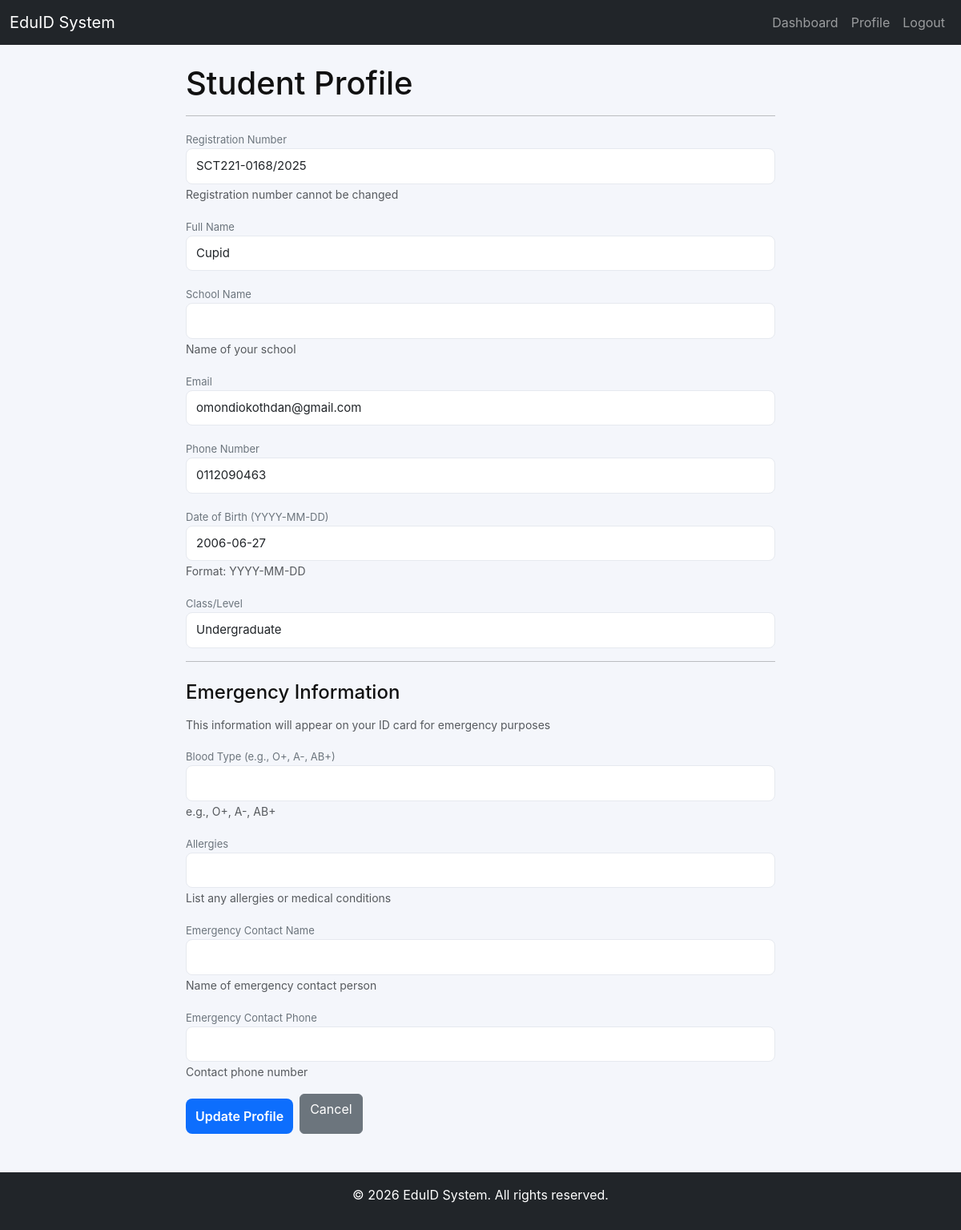
The app's page /student/profile (signed in) with its own data.
### app/models/student.py (models this page shows)
class Student(db.Model):
    id = db.Column(db.Integer, primary_key=True)
    user_id = db.Column(db.Integer, db.ForeignKey('user.id'), nullable=False, unique=True)
    reg_no = db.Column(db.String(30), unique=True, nullable=False)
    full_name = db.Column(db.String(120), nullable=False)
    school_name = db.Column(db.String(200))  # School name
    email = db.Column(db.String(120))
    phone = db.Column(db.String(20))
    date_of_birth = db.Column(db.Date)
    class_level = db.Column(db.String(50))
    photo = db.Column(db.String(200))
    blood_type = db.Column(db.String(10))  # e.g., O+, A-, AB+
    allergies = db.Column(db.String(200))
    emergency_contact_name = db.Column(db.String(120))
    emergency_contact_phone = db.Column(db.String(20))
    school_ids = db.relationship('SchoolID', backref='student', lazy=True, cascade='all, delete-orphan')
    created_at = db.Column(db.DateTime, default=datetime.utcnow)
    updated_at = db.Column(db.DateTime, default=datetime.utcnow, onupdate=datetime.utcnow)

### app/routes/student.py (the view)
@student_bp.route("/profile", methods=['GET', 'POST'])
@login_required
@student_required
def profile():
    student = Student.query.filter_by(user_id=current_user.id).first()
    if not student:
        flash('Student profile not found', 'danger')
        return redirect(url_for('student.dashboard'))
    form = StudentProfileForm()
    if form.validate_on_submit():
        student.reg_no = form.reg_no.data
        student.full_name = form.full_name.data
        student.school_name = form.school_name.data
        student.email = form.email.data
        student.phone = form.phone.data
        student.class_level = form.class_level.data
        student.blood_type = form.blood_type.data
        student.allergies = form.allergies.data
        student.emergency_contact_name = form.emergency_contact_name.data
        student.emergency_contact_phone = form.emergency_contact_phone.data
        if form.date_of_birth.data:
            try:
                student.date_of_birth = datetime.strptime(form.date_of_birth.data, '%Y-%m-%d').date()
            except:
                pass
        db.session.commit()
        flash('Profile updated successfully', 'success')
        return redirect(url_for('student.profile'))
    elif request.method == 'GET':
        form.reg_no.data = student.reg_no
        form.full_name.data = student.full_name
        form.school_name.data = student.school_name
        form.email.data = student.email
        form.phone.data = student.phone
        form.class_level.data = student.class_level
        form.blood_type.data = student.blood_type
        form.allergies.data = student.allergies
        form.emergency_contact_name.data = student.emergency_contact_name
        form.emergency_contact_phone.data = student.emergency_contact_phone
        if student.date_of_birth:
            form.date_of_birth.data = student.date_of_birth.strftime('%Y-%m-%d')
    return render_template("student/profile.html", form=form, student=student)

### app/forms.py
class StudentProfileForm(FlaskForm):
    reg_no = StringField('Registration Number', validators=[DataRequired()])
    full_name = StringField('Full Name', validators=[DataRequired(), Length(min=2, max=120)])
    school_name = StringField('School Name', validators=[DataRequired(), Length(min=2, max=200)])
    email = StringField('Email', validators=[Email(), Optional()])
    phone = StringField('Phone Number', validators=[Length(max=20), Optional()])
    date_of_birth = StringField('Date of Birth (YYYY-MM-DD)', validators=[Optional()])
    class_level = StringField('Class/Level', validators=[Optional()])
    blood_type = StringField('Blood Type (e.g., O+, A-, AB+)', validators=[Optional(), Length(max=10)])
    allergies = StringField('Allergies', validators=[Optional(), Length(max=200)])
    emergency_contact_name = StringField('Emergency Contact Name', validators=[Optional(), Length(max=120)])
    emergency_contact_phone = StringField('Emergency Contact Phone', validators=[Optional(), Length(max=20)])
    submit = SubmitField('Update Profile')

### app/templates/student/profile.html (shortened to what this page needs)
{% extends "base.html" %}
{% block content %}
<div class="row">
    <div class="col-md-8 offset-md-2">
        <h1>Student Profile</h1>
        <hr>
        <form method="POST" novalidate>
            <div class="mb-3">
                {{ form.reg_no.label }}
                {{ form.reg_no(class="form-control", readonly=True) }}
                <small class="form-text text-muted">Registration number cannot be changed</small>
            </div>
            <div class="mb-3">
                {{ form.full_name.label }}
                {{ form.full_name(class="form-control" + (" is-invalid" if form.full_name.errors else "")) }}
            </div>
            <div class="mb-3">
                {{ form.school_name.label }}
                {{ form.school_name(class="form-control" + (" is-invalid" if form.school_name.errors else "")) }}
                <small class="form-text text-muted">Name of your school</small>
            </div>
            <div class="mb-3">
                {{ form.email.label }}
                {{ form.email(class="form-control" + (" is-invalid" if form.email.errors else "")) }}
            </div>
            <div class="mb-3">
                {{ form.phone.label }}
                {{ form.phone(class="form-control" + (" is-invalid" if form.phone.errors else "")) }}
            </div>
            <div class="mb-3">
                {{ form.date_of_birth.label }}
                {{ form.date_of_birth(class="form-control" + (" is-invalid" if form.date_of_birth.errors else "")) }}
                <small class="form-text text-muted">Format: YYYY-MM-DD</small>
            </div>
            <div class="mb-3">
                {{ form.class_level.label }}
                {{ form.class_level(class="form-control" + (" is-invalid" if form.class_level.errors else "")) }}
            </div>
            <hr>
            <h4 class="mt-4 mb-3">Emergency Information</h4>
            <small class="form-text text-muted d-block mb-3">This information will appear on your ID card for emergency purposes</small>
            <div class="mb-3">
                {{ form.blood_type.label }}
                {{ form.blood_type(class="form-control" + (" is-invalid" if form.blood_type.errors else "")) }}
                <small class="form-text text-muted">e.g., O+, A-, AB+</small>
            </div>
            <div class="mb-3">
                {{ form.allergies.label }}
                {{ form.allergies(class="form-control" + (" is-invalid" if form.allergies.errors else ""), rows=2) }}
                <small class="form-text text-muted">List any allergies or medical conditions</small>
            </div>
            <div class="mb-3">
                {{ form.emergency_contact_name.label }}
                {{ form.emergency_contact_name(class="form-control" + (" is-invalid" if form.emergency_contact_name.errors else "")) }}
                <small class="form-text text-muted">Name of emergency contact person</small>
            </div>
            <div class="mb-3">
                {{ form.emergency_contact_phone.label }}
                {{ form.emergency_contact_phone(class="form-control" + (" is-invalid" if form.emergency_contact_phone.errors else "")) }}
                <small class="form-text text-muted">Contact phone number</small>
            </div>
            <div class="d-grid gap-2 d-md-flex justify-content-md-start">
                {{ form.submit(class="btn btn-primary") }}
                <a href="{{ url_for('student.dashboard') }}" class="btn btn-secondary">Cancel</a>
            </div>
        </form>
    </div>
</div>
{% endblock %}

### app/static/css/style.css (style rules this page uses)
:root { --bg:#f4f6fb; --card:#ffffff; --muted:#6c757d; --accent:#0d6efd; --danger:#dc3545; --radius:10px; --max-width:420px; }
* { box-sizing:border-box }
body { font-family:Inter,system-ui,Segoe UI,Roboto,Arial,sans-serif;background:var(--bg);margin:0;color:#111 }
label { font-size:13px;color:var(--muted) }
input[type=text],input[type=password] { padding:10px 12px;border:1px solid #e6e9ef;border-radius:8px;background:#fff;font-size:15px }
.btn-primary { margin-top:6px;padding:10px 12px;background:var(--accent);color:#fff;border:none;border-radius:8px;font-weight:600;cursor:pointer }
a { color:var(--accent) }

### records on screen
Student: reg_no "SCT221-0168/2025", full_name "Cupid", email "omondiokothdan@gmail.com", phone "0112090463", date_of_birth "2006-06-27", class_level "Undergraduate"
